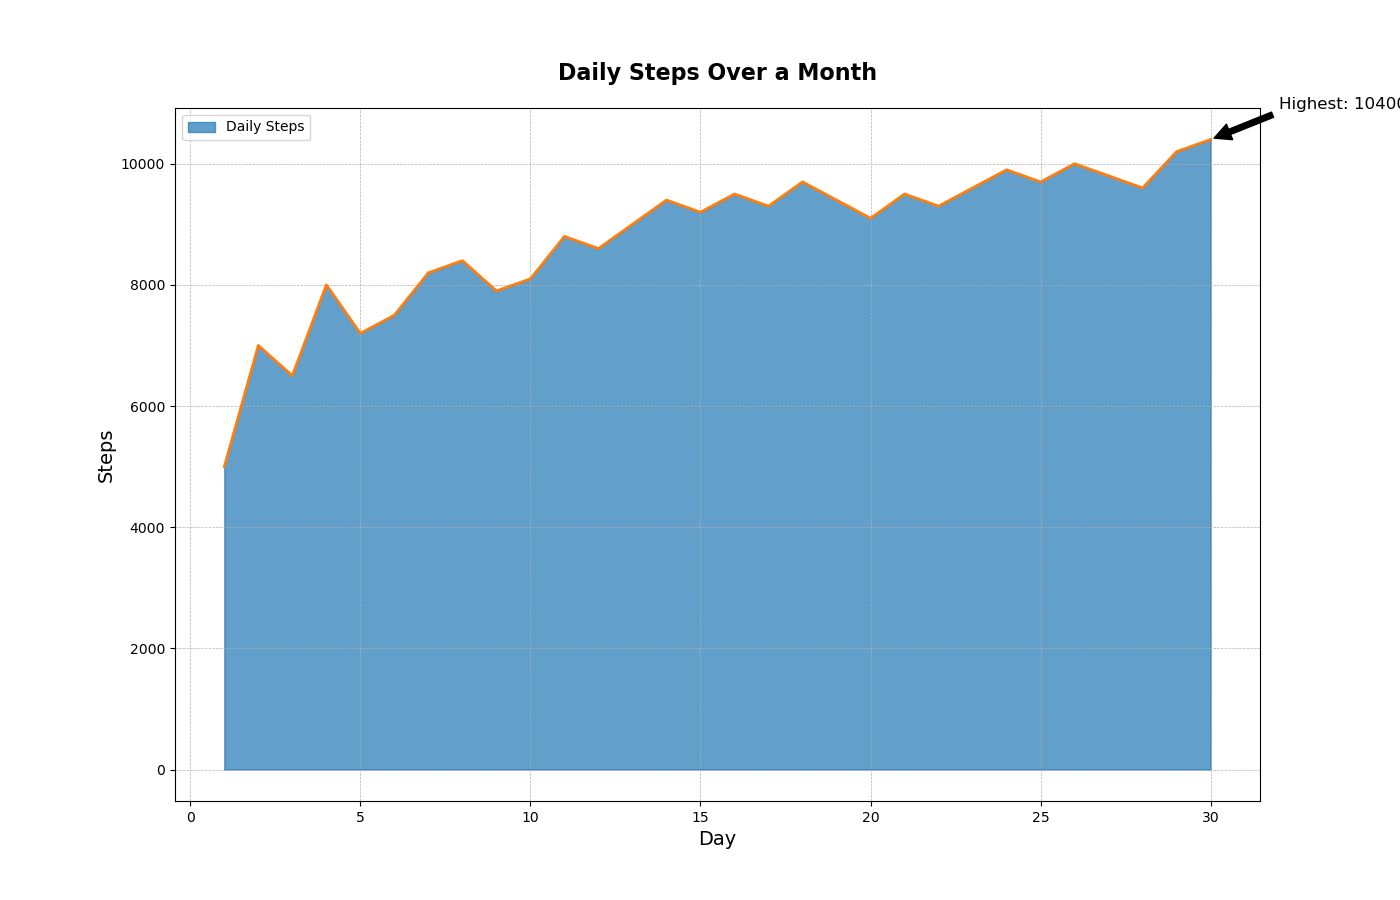

Here is the Python script that generated this plot:

import matplotlib.pyplot as plt
import pandas as pd

# Data
data = {
    'Day': list(range(1, 31)),
    'Steps': [5000, 7000, 6500, 8000, 7200, 7500, 8200, 8400, 7900, 8100, 8800, 8600, 9000, 9400, 9200, 9500, 9300, 9700, 9400, 9100, 9500, 9300, 9600, 9900, 9700, 10000, 9800, 9600, 10200, 10400]
}

df = pd.DataFrame(data)

# Plot
plt.figure(figsize=(14, 9))
plt.fill_between(df['Day'], df['Steps'], color='#1f77b4', alpha=0.7)
plt.plot(df['Day'], df['Steps'], color='#ff7f0e', linewidth=2)

# Title and labels
plt.title('Daily Steps Over a Month', fontsize=16, fontweight='bold', pad=20)
plt.xlabel('Day', fontsize=14)
plt.ylabel('Steps', fontsize=14)

# Annotation
max_steps = df['Steps'].max()
max_day = df['Day'][df['Steps'].idxmax()]
plt.annotate(f'Highest: {max_steps}', xy=(max_day, max_steps), xytext=(max_day+2, max_steps+500),
             arrowprops=dict(facecolor='black', shrink=0.05), fontsize=12)

# Grid and legend
plt.grid(True, which='both', linestyle='--', linewidth=0.5)
plt.legend(['Daily Steps'], loc='upper left')

plt.show()
